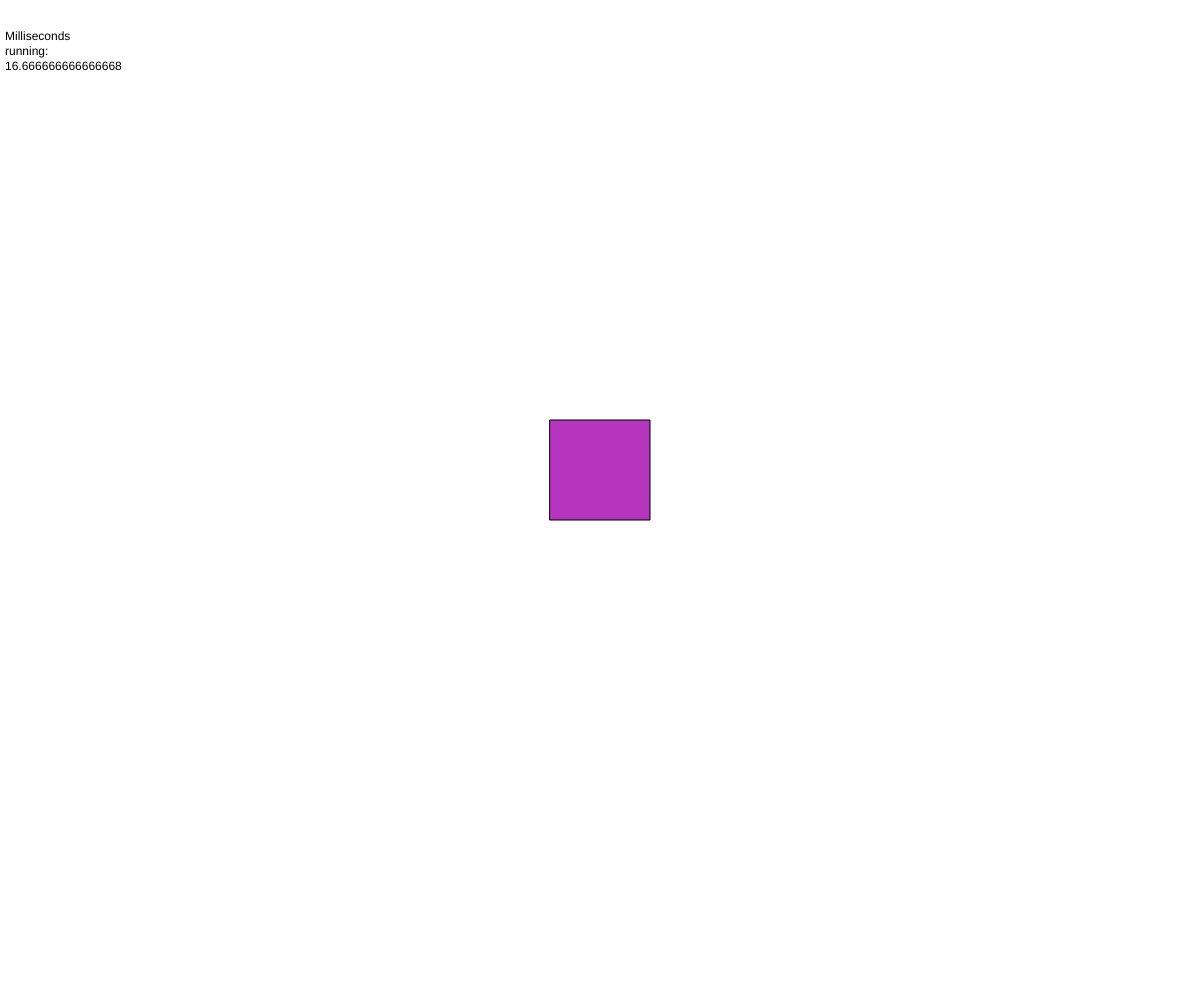
Frame 1 (no input)
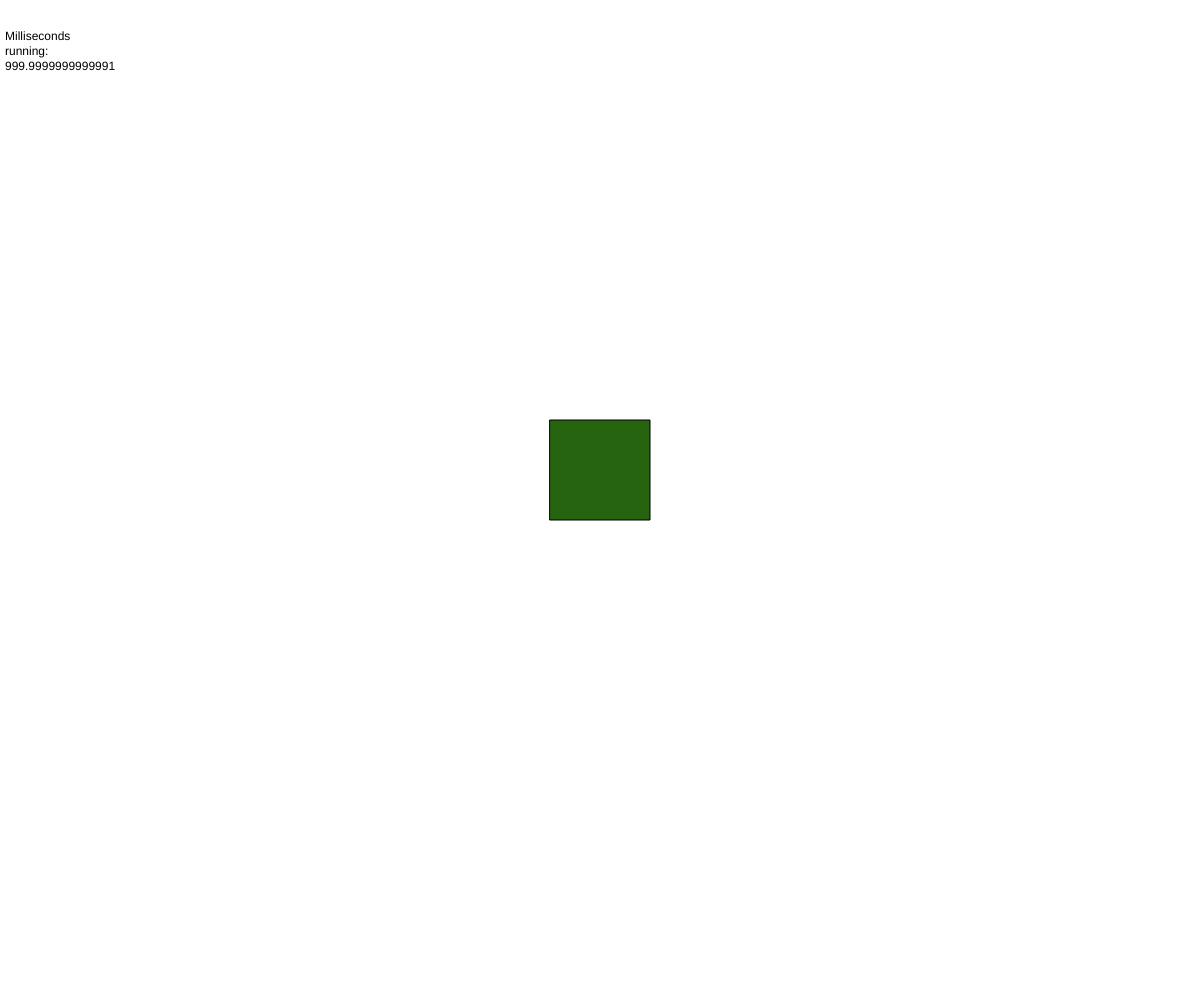
Frame 60 (no input)
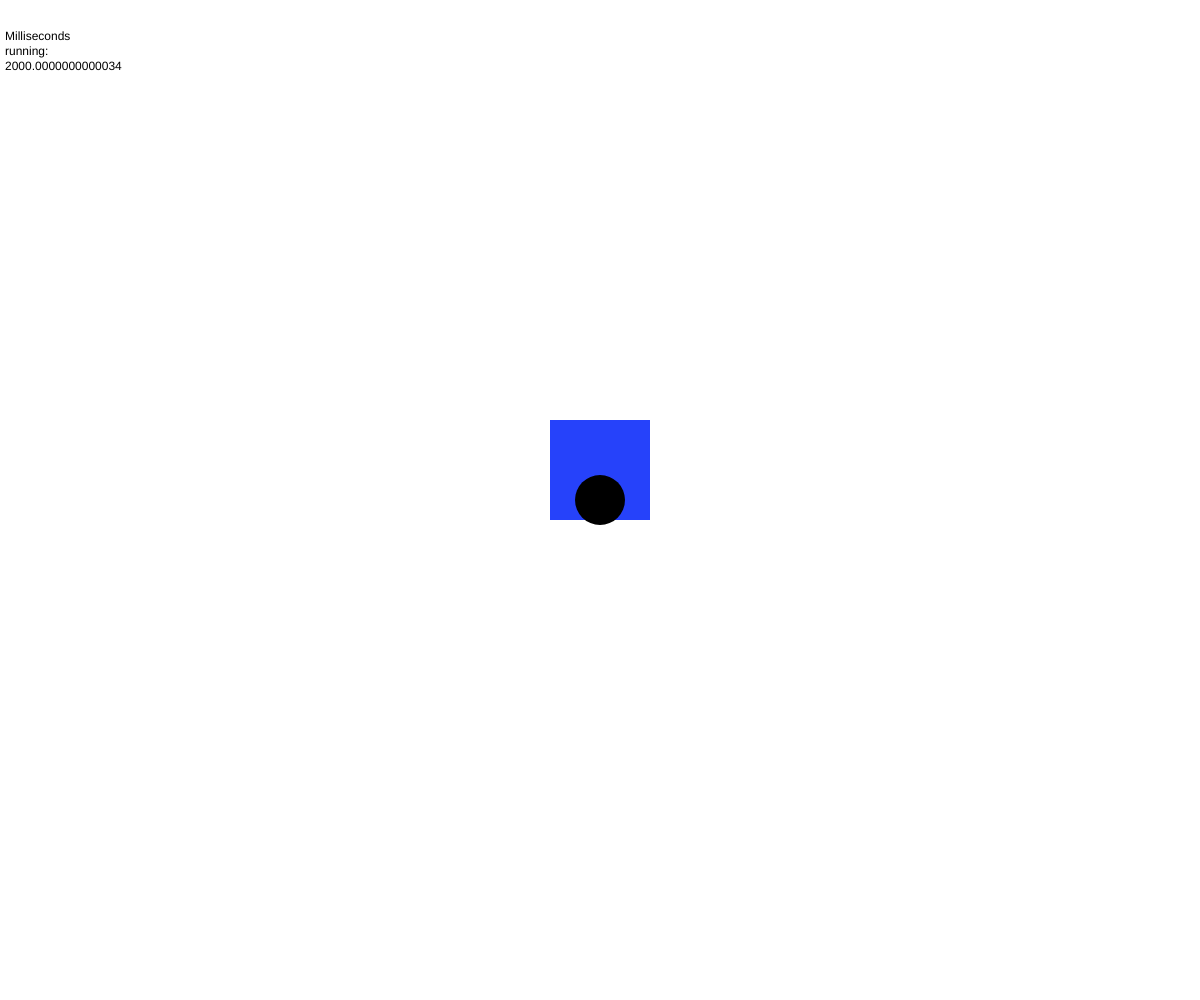
Frame 120 (the mouse pressed at the canvas centre since frame 60)

The p5.js sketch that drew these frames (run headless with seeded random() and noise() and a simulated clock; from frame 60 on, the mouse is pressed at the canvas centre):

// p5.js sketch
// ── sketch.js
// Interactive Scene
// Sarvath Sharma
// Feb 9, 2018
// Extra for Experts: Attempted to use time to spawn balls but could not get it to work
// Extra for Experts = Also attempted to use collision detection (algorithm kind of works, but did not have all resources)

// The global variables
let xRect, yRect, xBall, yBall, ballSpeed, newBallX, newBallY;
let moveUp, moveDown, moveRight, moveLeft, isMousePressed;
let timePassed, newSeconds;
let ball, user, distance;

function setup() {
  // This function is to setup all the varibles and window for the first time
  createCanvas(windowWidth, windowHeight);
  xRect = width / 2;
  yRect = height / 2;
  xBall = 0;
  yBall = 0;
  newBallX = 0;
  newBallY = 0;
  ballSpeed = 5;
  moveUp = false;
  moveDown = false;
  moveLeft = false;
  moveRight = false;
  isMousePressed = false;
  timePassed = 10000;
  distance = dist(user, ball);
}

function draw() {
  // This function is to help run all the other functions in a continuos loop
  background(255);
  newSeconds = millis();
  fill(0);
  // This text helps the viewer know how many Milliseconds has run by
  text("Milliseconds \nrunning: \n" + millis(), 5, 40);

  moveRectangle();
  drawRectangle(xRect, yRect);
  followingCircle();
  // playerHitsBall();

  if (isMousePressed === true) {
    // If the mouse is pressed an ellipse will pop up
    noStroke();
    fill(0);
    ball = ellipse(xBall, yBall, 50, 50);
  }

}

function keyPressed() {
  // This function is to let the user use their keyboard to perform various functions
  if (key === "w" || key === "W") {
    moveUp = true;
  }
  if (key === "s" || key === "S") {
    moveDown = true;
  }
  if (key === "a" || key === "A") {
    moveLeft = true;
  }
  if (key === "d" || key === "D") {
    moveRight = true;
  }
}

function keyReleased() {
  // This function is to let the user use their keyboard to perform various functions
  if (key === "w" || key === "W") {
    moveUp = false;
  }
  if (key === "s" || key === "S") {
    moveDown = false;
  }
  if (key === "a" || key === "A") {
    moveLeft = false;
  }
  if (key === "d" || key === "D") {
    moveRight = false;
  }
}

function drawRectangle(x, y) {
  // Once executed a recatngle of various colours will pop up
  fill(random(255), random(255), random(255));
  user = rect(xRect - 50, yRect - 80, 100, 100);
}

function mousePressed() {
  isMousePressed = true;
}

function moveRectangle() {
  // This function helps the rectangle move accross the screen
  if (moveUp) {
    yRect -= 10;
  }
  if (moveDown) {
    yRect += 10;
  }
  if (moveLeft) {
    xRect -= 10;
  }
  if (moveRight) {
    xRect += 10;
  }
  // This part allows the rectangle to move out of the screen, but still make its way back in
  if (xRect < 0) {
    xRect = width;
  }
  if (xRect > width) {
    xRect = 0;
  }
  if (yRect < 0) {
    yRect = height;
  }
  if (yRect > height) {
    yRect = 0;
  }
}

function followingCircle() {
  // When the ellipse appears it will detect the position of the rectangle and move its way to its position
  if (xBall < xRect) {
    xBall += ballSpeed;
  }
  if (xBall > xRect) {
    xBall -= ballSpeed;
  }
  if (yBall < yRect) {
    yBall += ballSpeed;
  }
  if (yBall > yRect) {
    yBall -= ballSpeed;
  }
}

// function playerHitsBall() {
//   if (distance < user + ball) {
//     // When the ellipse and the rectangle are at the same position the screen will pause and tell the user to restart
//     background(0);
//     fill(255);
//     text("Please press F5 to restart", 30, 80);
//   }
// }

// function timePassedBy() {
//   if (millis() > newSeconds + timePassed) {
//     // spawnBalls();
//     newSeconds = millis();
//     print(newSeconds);
//   }
// }

// function spawnBalls() {
//   ellipse(newBallX, newBallY, 100, 100);
//   newBallX += xBall - 100;
//   newBallY += yBall - 100;
// }
